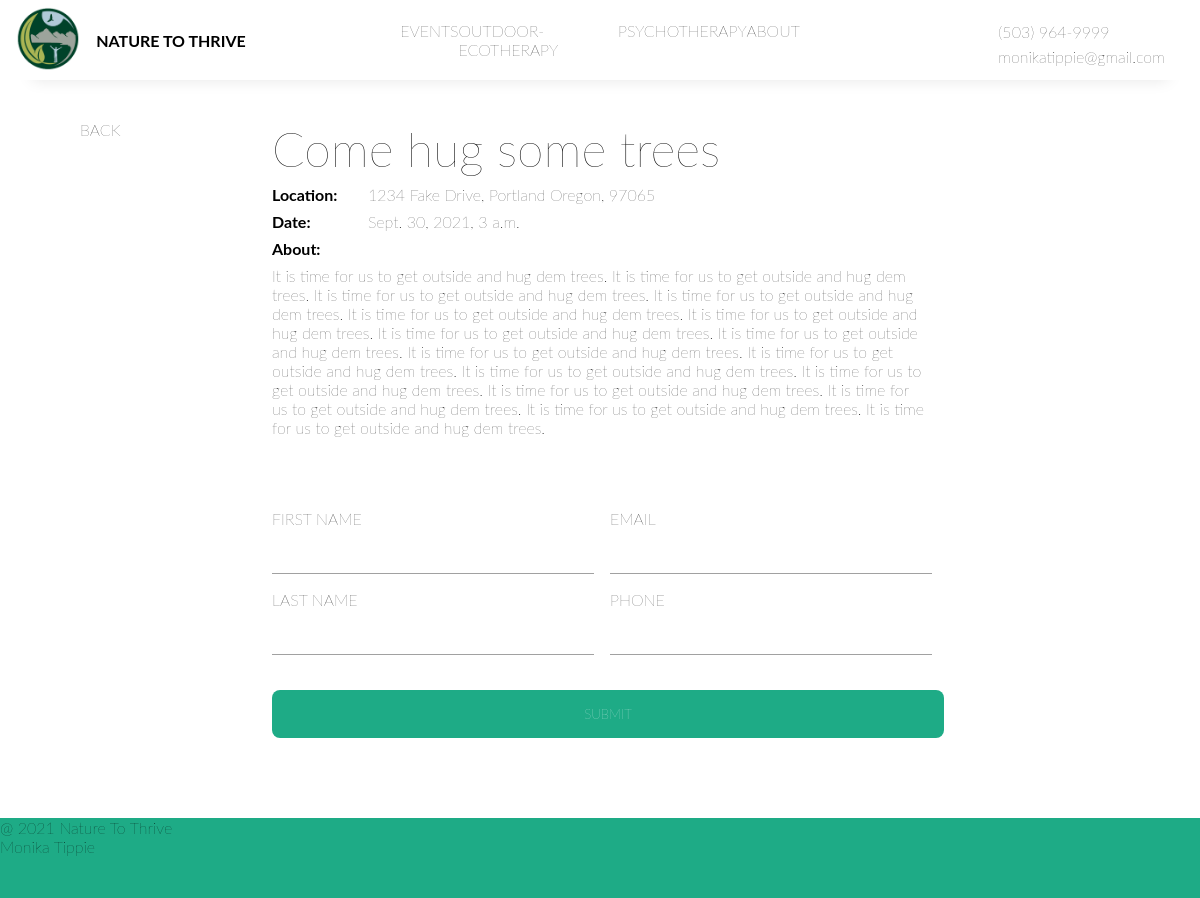
The app's page /event/6, older data.
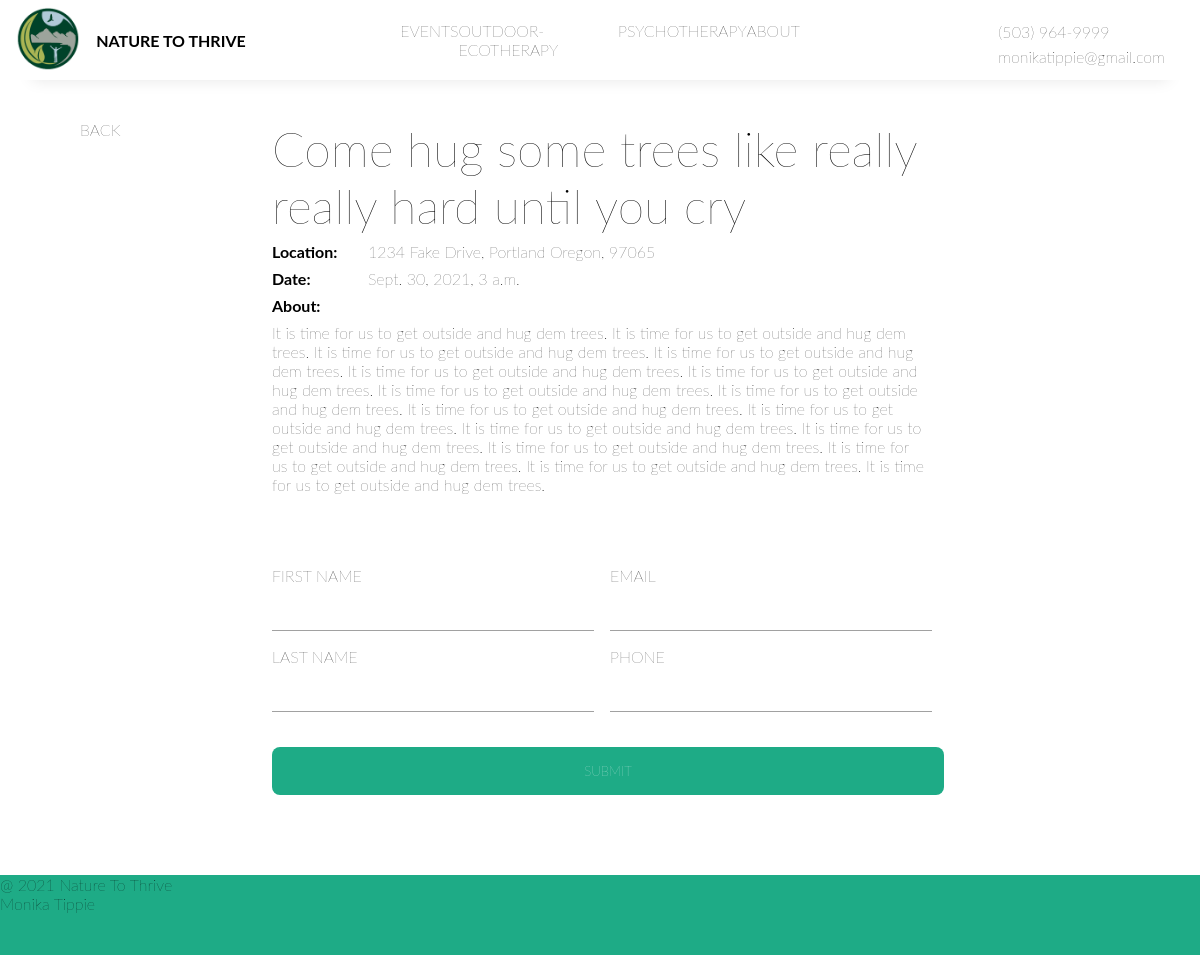
The same page, newer data.
### natureapp/models.py (models this page shows, shortened)
class Post(models.Model):
    title = models.CharField(max_length=255)
    summary = models.CharField(max_length=255, default='See more by clicking on the link below')
    body = models.TextField()
    event_date = models.DateTimeField(default=now, blank=True)
    image = models.ImageField(upload_to='images/', default='images/cat.jpg')
    location = models.CharField(max_length=255, default="1234 Fake Drive, Portland Oregon, 97065")

### natureapp/views.py (the view)
# urls.py: path('event/<int:pk>', EventDetailView.as_view(), name="event_details" )
class EventDetailView(DetailView):
    model = Post
    template_name = 'event_details.html'

### natureapp/templates/event_details.html (shortened to what this page needs)
{% extends 'home.html' %}
{% block event_details %}
    <div id="eventPage">
        <a id="eventPageBackBtn" href="{% url 'events' %}">BACK</a>
        <div id="innerPost">
            {% load static %}
            <div id="conatinerPictureTitle">
                <p id="postTitle">{{ post.title }} </p>
                <div id="dateLocation">
                    <p id="emphasize">Location: </p><p id="">{{ post.location }}</p>
                </div>
                <div id="dateLocation">
                    <p id="emphasize">Date: </p><p id="">{{ post.event_date }}</p>
                </div>
            </div>
            <p id="emphasize">About: </p><p id="postD">{{ post.body }}</p>
        </div>
        <form id='eventFormContainer'>
            <div id='eventFormInner'>
                <div>
                    <label id="formLabel">FIRST NAME</label>
                    <br>
                    <input id="formInput"></input>
                    <br>
                    <label id="formLabel">LAST NAME</label>
                    <br>
                    <input id="formInput"></input>
                </div>
                <div id="eventFormRight">
                    <label id="formLabel">EMAIL</label>
                    <br>
                    <input id="formInput" type="email"></input>
                    <br>
                    <label id="formLabel">PHONE</label>
                    <br>
                    <input id="formInput" type='tel'></input>
                </div>
            </div>
            <br>
            <button type="submit">SUBMIT</button>
        </form>
    </div>
{% endblock event_details %}

Row changes from the older to the newer data that the page shows:
changed Post "1234 Fake Drive, Portland Oregon, 97065": title "Come hug some trees" → "Come hug some trees like really really hard until you cry"
